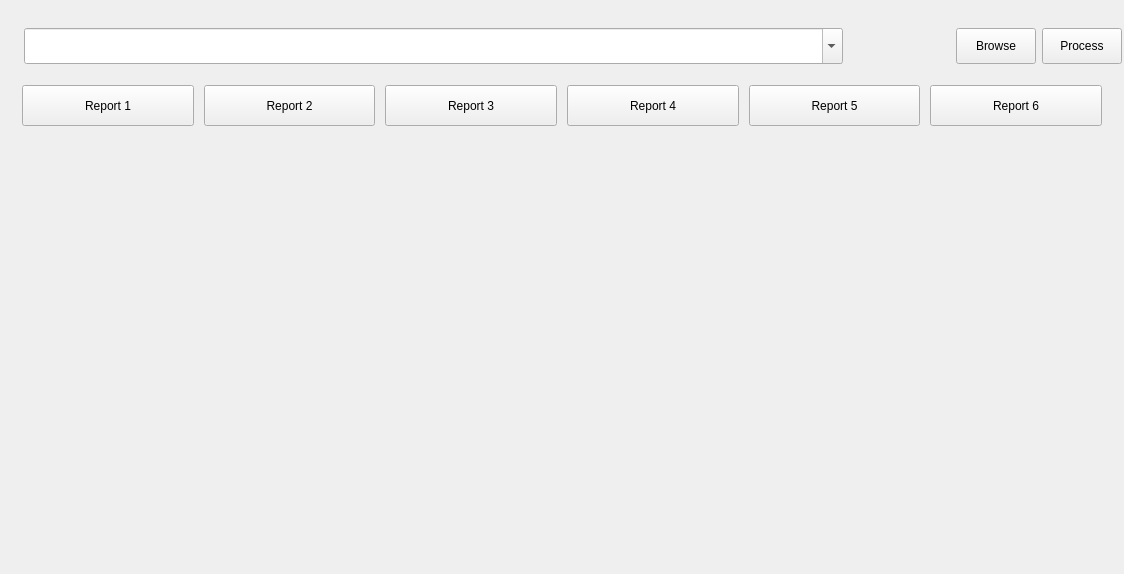
<?xml version="1.0" encoding="UTF-8"?>
<ui version="4.0">
 <class>Form</class>
 <widget class="QWidget" name="Form">
  <property name="geometry">
   <rect>
    <x>0</x>
    <y>0</y>
    <width>1124</width>
    <height>574</height>
   </rect>
  </property>
  <property name="windowTitle">
   <string>Form</string>
  </property>
  <property name="styleSheet">
   <string notr="true">QFrame{border:0px;}</string>
  </property>
  <layout class="QVBoxLayout" name="verticalLayout_2">
   <property name="leftMargin">
    <number>2</number>
   </property>
   <property name="topMargin">
    <number>19</number>
   </property>
   <property name="rightMargin">
    <number>2</number>
   </property>
   <property name="bottomMargin">
    <number>2</number>
   </property>
   <item>
    <widget class="QFrame" name="frame">
     <property name="maximumSize">
      <size>
       <width>16777215</width>
       <height>54</height>
      </size>
     </property>
     <property name="frameShape">
      <enum>QFrame::StyledPanel</enum>
     </property>
     <property name="frameShadow">
      <enum>QFrame::Raised</enum>
     </property>
     <layout class="QHBoxLayout" name="horizontalLayout_4">
      <property name="leftMargin">
       <number>0</number>
      </property>
      <property name="topMargin">
       <number>0</number>
      </property>
      <property name="rightMargin">
       <number>0</number>
      </property>
      <property name="bottomMargin">
       <number>0</number>
      </property>
      <item>
       <layout class="QHBoxLayout" name="horizontalLayout" stretch="0,3,1">
        <property name="leftMargin">
         <number>9</number>
        </property>
        <item>
         <widget class="QLabel" name="path_label">
          <property name="maximumSize">
           <size>
            <width>38</width>
            <height>38</height>
           </size>
          </property>
          <property name="text">
           <string/>
          </property>
         </widget>
        </item>
        <item>
         <widget class="QComboBox" name="path_txt">
          <property name="minimumSize">
           <size>
            <width>739</width>
            <height>36</height>
           </size>
          </property>
          <property name="maximumSize">
           <size>
            <width>16777215</width>
            <height>16777215</height>
           </size>
          </property>
          <property name="editable">
           <bool>true</bool>
          </property>
         </widget>
        </item>
        <item>
         <layout class="QHBoxLayout" name="horizontalLayout_2">
          <item>
           <spacer name="horizontalSpacer">
            <property name="orientation">
             <enum>Qt::Horizontal</enum>
            </property>
            <property name="sizeHint" stdset="0">
             <size>
              <width>40</width>
              <height>20</height>
             </size>
            </property>
           </spacer>
          </item>
          <item>
           <widget class="QPushButton" name="browse">
            <property name="minimumSize">
             <size>
              <width>0</width>
              <height>36</height>
             </size>
            </property>
            <property name="maximumSize">
             <size>
              <width>107</width>
              <height>16777215</height>
             </size>
            </property>
            <property name="text">
             <string>Browse</string>
            </property>
           </widget>
          </item>
          <item>
           <widget class="QPushButton" name="proc">
            <property name="minimumSize">
             <size>
              <width>0</width>
              <height>36</height>
             </size>
            </property>
            <property name="maximumSize">
             <size>
              <width>107</width>
              <height>16777215</height>
             </size>
            </property>
            <property name="text">
             <string>Process</string>
            </property>
           </widget>
          </item>
         </layout>
        </item>
       </layout>
      </item>
     </layout>
    </widget>
   </item>
   <item>
    <layout class="QVBoxLayout" name="verticalLayout_3">
     <item>
      <widget class="QFrame" name="frame_2">
       <property name="maximumSize">
        <size>
         <width>16777215</width>
         <height>54</height>
        </size>
       </property>
       <property name="frameShape">
        <enum>QFrame::StyledPanel</enum>
       </property>
       <property name="frameShadow">
        <enum>QFrame::Raised</enum>
       </property>
       <layout class="QHBoxLayout" name="horizontalLayout_5">
        <property name="leftMargin">
         <number>0</number>
        </property>
        <property name="topMargin">
         <number>0</number>
        </property>
        <property name="rightMargin">
         <number>0</number>
        </property>
        <property name="bottomMargin">
         <number>0</number>
        </property>
        <item>
         <layout class="QHBoxLayout" name="horizontalLayout_3">
          <property name="spacing">
           <number>10</number>
          </property>
          <property name="sizeConstraint">
           <enum>QLayout::SetDefaultConstraint</enum>
          </property>
          <property name="leftMargin">
           <number>20</number>
          </property>
          <property name="rightMargin">
           <number>20</number>
          </property>
          <item>
           <widget class="QPushButton" name="r1_btn">
            <property name="minimumSize">
             <size>
              <width>0</width>
              <height>41</height>
             </size>
            </property>
            <property name="text">
             <string>Report 1</string>
            </property>
           </widget>
          </item>
          <item>
           <widget class="QPushButton" name="r2_btn">
            <property name="minimumSize">
             <size>
              <width>0</width>
              <height>41</height>
             </size>
            </property>
            <property name="text">
             <string>Report 2</string>
            </property>
           </widget>
          </item>
          <item>
           <widget class="QPushButton" name="r3_btn">
            <property name="minimumSize">
             <size>
              <width>0</width>
              <height>41</height>
             </size>
            </property>
            <property name="text">
             <string>Report 3</string>
            </property>
           </widget>
          </item>
          <item>
           <widget class="QPushButton" name="r4_btn">
            <property name="minimumSize">
             <size>
              <width>0</width>
              <height>41</height>
             </size>
            </property>
            <property name="text">
             <string>Report 4</string>
            </property>
           </widget>
          </item>
          <item>
           <widget class="QPushButton" name="r5_btn">
            <property name="minimumSize">
             <size>
              <width>0</width>
              <height>41</height>
             </size>
            </property>
            <property name="text">
             <string>Report 5</string>
            </property>
           </widget>
          </item>
          <item>
           <widget class="QPushButton" name="r6_btn">
            <property name="minimumSize">
             <size>
              <width>0</width>
              <height>41</height>
             </size>
            </property>
            <property name="text">
             <string>Report 6</string>
            </property>
           </widget>
          </item>
         </layout>
        </item>
       </layout>
      </widget>
     </item>
     <item>
      <widget class="QFrame" name="frame_3">
       <property name="frameShape">
        <enum>QFrame::StyledPanel</enum>
       </property>
       <property name="frameShadow">
        <enum>QFrame::Raised</enum>
       </property>
       <layout class="QVBoxLayout" name="verticalLayout_4">
        <property name="leftMargin">
         <number>1</number>
        </property>
        <property name="topMargin">
         <number>1</number>
        </property>
        <property name="rightMargin">
         <number>1</number>
        </property>
        <property name="bottomMargin">
         <number>1</number>
        </property>
        <item>
         <layout class="QVBoxLayout" name="contents"/>
        </item>
       </layout>
      </widget>
     </item>
    </layout>
   </item>
  </layout>
 </widget>
 <resources/>
 <connections/>
</ui>
